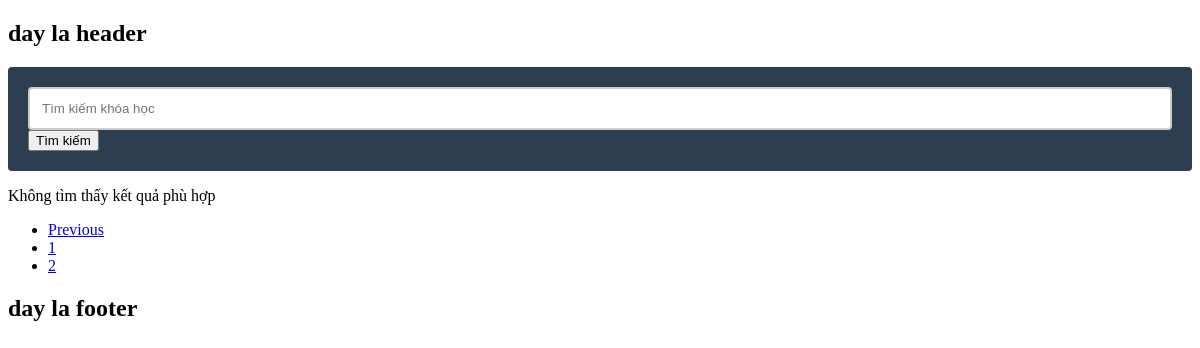
The page /courses_management.php?page=6 on the database as committed earlier.
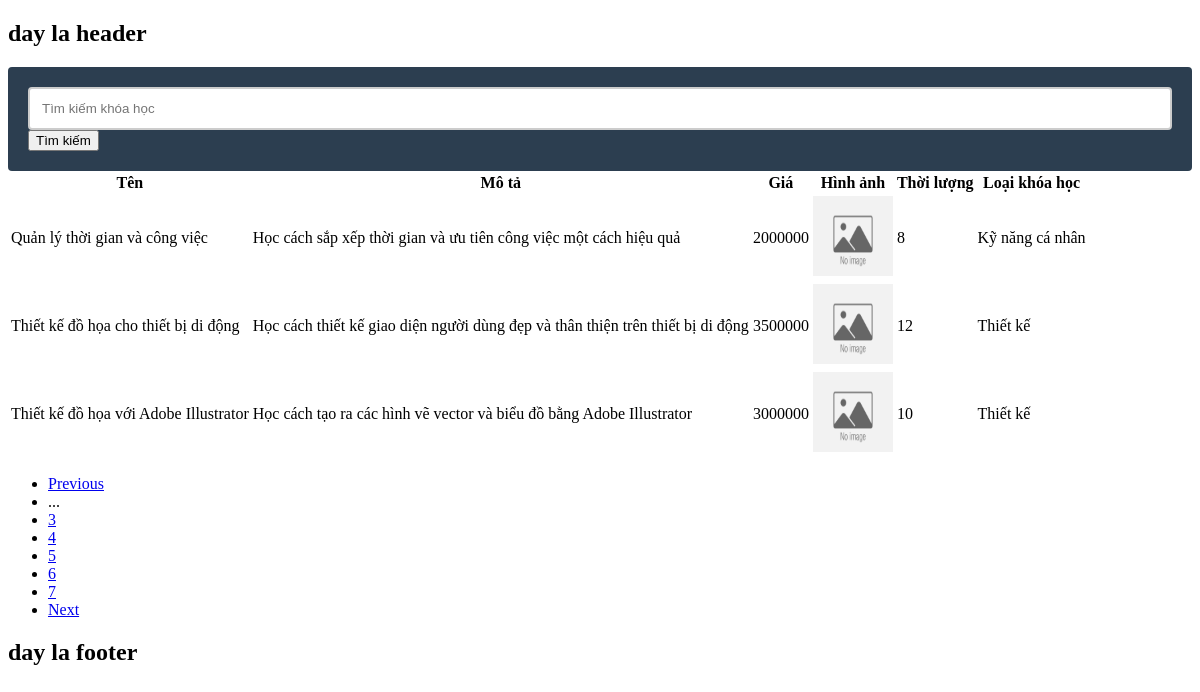
The same page on the database as committed later.
### tables this page shows
CREATE TABLE `courses` (
  `id` int NOT NULL,
  `name` varchar(255) NOT NULL,
  `description` text NOT NULL,
  `price` float NOT NULL,
  `image` varchar(255) NOT NULL,
  `video` varchar(255) NOT NULL,
  `duration` int NOT NULL,
  `category_id` int DEFAULT NULL,
  `deleted` tinyint(1) NOT NULL DEFAULT '0'
);

CREATE TABLE `categories` (
  `id` int NOT NULL,
  `name` varchar(255) NOT NULL
);

### inc/init.php (called while the page is built, shortened)
<?php
spl_autoload_register(
    function ($className) {
        $fileName = strtolower($className) . ".php";
        $dirRoot = dirname(__DIR__);
    }
);

### classes/course.php (called while the page is built, shortened)
<?php
class Course
{
    public static function getPaging($conn, $limit, $offset)
    {
        try {
            $sql = "select c.id, c.name, c.description, c.price, c.image, c.video, c.duration,
            categories.name as category_name, c.deleted
            from courses c
            join categories on c.category_id = categories.id
            where c.deleted = false
            order by c.name asc
            limit :limit
            offset :offset";
            $stmt = $conn->prepare($sql);
            $stmt->bindValue(':limit', $limit, PDO::PARAM_INT);
            $stmt->bindValue(':offset', $offset, PDO::PARAM_INT);
            $stmt->setFetchMode(PDO::FETCH_CLASS, 'Course');
            $stmt->execute();
            if ($stmt->execute()) {
                $books = $stmt->fetchAll(PDO::FETCH_ASSOC);
                return $books;
            }
        } catch (PDOException $e) {
            echo $e->getMessage();
            return null;
        }
    }
    public static function count($conn)
    {
        try {
            $sql = "select count(id) from courses where deleted = false";
            return $conn->query($sql)->fetchColumn();
        } catch (PDOException $e) {
            echo $e->getMessage();
            return -1;
        }
    }
}

### courses_management.php (the view, shortened to what the changed rows need)
<?
require "inc/init.php";
$conn = require 'inc/db.php';
$total = $_SESSION['role_id'] == 1 ? Course::countAll($conn) : Course::count($conn);
$limit = 3;
$currentpage = $_GET['page'] ?? 1;
$config = [
    'total' => $total,
    'limit' => $limit,
    'full' => false,
];
if ($_SERVER['REQUEST_METHOD'] == 'GET' && isset($_GET['search'])) {
    $search = $_GET['search'];
    $courses = Course::searchCoursePaging($conn, $search,$limit,($currentpage - 1) * $limit);
} else {
    $courses = $_SESSION['role_id'] == 1 ?
    Course::getPagingAll($conn, $limit, ($currentpage - 1) * $limit) :
    Course::getPaging($conn, $limit, ($currentpage - 1) * $limit);
}
?>
<!DOCTYPE html>
<html lang="vi">
<head>
</head>
<body>
    <form action="" method="get">
        <input type="text" name="search" id="search" placeholder="Tìm kiếm khóa học">
        <button type="submit">Tìm kiếm</button>
    </form>
    <?php if (!empty($courses)) : ?>
        <table>
            <thead>
                <tr>
                    <th>Tên</th>
                    <th>Mô tả</th>
                    <th>Giá</th>
                    <th>Hình ảnh</th>
                    <th>Thời lượng</th>
                    <th>Loại khóa học</th>
                </tr>
            </thead>
            <tbody>
                <?php foreach ($courses as $course) : ?>
                    <tr>
                        <td><?php echo $course['name']; ?></td>
                        <td><?php echo $course['description']; ?></td>
                        <td><?php echo $course['price']; ?></td>
                        <td>
                            <? if ($course['image'] && file_exists("uploads/" . $course['image'])) : ?>
                                <img src="uploads/<? echo $course['image'] ?>" width="80" height="80">
                            <? else : ?>
                                <img src="images/noimage.png" width="80" height="80">
                            <? endif; ?>
                        </td>
                        <td><?php echo $course['duration']; ?></td>
                        <td><?php echo $course['category_name']; ?></td>
                    </tr>
                <? endforeach; ?>
            </tbody>
        </table>
    <?php else : ?>
        <p>Không tìm thấy kết quả phù hợp</p>
    <?php endif; ?>
    <div class='content'>
    <?php
        $page = new Pagination($config);
        echo $page->getPagination();
    ?>
</div>
</body>
</html>

### classes/pagination.php (shortened to what the changed rows need)
<?php
class Pagination
{
    private $config = [
        'total' => 0,
        'limit' => 0,
        'full' => true,
        'querystring' => 'page',
        'search' => ''
    ];
    public function __construct($config = [])
    {
        $condition1 = isset($config['limit']) && $config['limit'] < 0;
        $condition2 = isset($config['total']) && $config['total'] < 0;
        if (!isset($config['querystring'])) {
            $config['querystring'] = 'page';
        }
        if (isset($_GET['search'])) {
            $config['search'] = $_GET['search'];
        }
        else $config['search'] = '';
        $this->config = $config;
    }
    private function addSearchToUrl() {
        return '';
    }
    private function gettotalPage()
    {
        $total = $this->config['total'];
        $limit = $this->config['limit'];
        return ceil($total / $limit);
    }
    private function getCurrentPage()
    {
        if (
            isset($_GET[$this->config['querystring']]) &&
            (int)$_GET[$this->config['querystring']] >= 1
        ) {
            $t = (int)$_GET[$this->config['querystring']];
            if ($t > $this->gettotalPage()) {
                return (int)$this->gettotalPage();
            }
            else {
                return $t;
            }
        }
        else {
            return 1;
        }
    }
    private function getPrePage() {
        return "<li class='item'><a class='text' href='" .
                $_SERVER['PHP_SELF'] . '?' .
                $this->config['querystring'] . '=' .
                ($this->getCurrentPage() - 1) .
                $this->addSearchToUrl() .
                "'>Previous</a></li>";
    }
    private function getNextPage() {
        if ($this->getCurrentPage() >= $this->gettotalPage()) {
            return;
        }
        return "<li class='item'><a class='text' href='" .
                $_SERVER['PHP_SELF'] . '?' .
                $this->config['querystring'] . '=' .
                ($this->getCurrentPage() + 1) .
                $this->addSearchToUrl() .
                "'>Next</a></li>";
    }
    public function getPagination() {
        $data = '';
        if (isset($this->config['full']) && $this->config['full'] === false) {
            $data .= ($this->getCurrentPage() - 3) > 1 ?
                    '<li class="item">...</li>' : '';
            $current = ($this->getCurrentPage() - 3) > 0 ?
                        ($this->getCurrentPage()-3) : 1;
            $total = (($this->getCurrentPage() + 3) > $this->gettotalPage() ?
                    $this->gettotalPage() : ($this->getCurrentPage() + 3));
            for ($i = $current; $i <= $total; $i++) {
                if ($i === $this->getCurrentPage()) {
                    $data .= '<li class="item"><a href="#" class="text">' .
                            $i . '</a></li>';
                }
                else {
                    $data .= '<li class="item"><a class="text" href="' .
                    $_SERVER['PHP_SELF'] . "?" .
                    $this->config['querystring'] . '=' .
                    $i .
                    $this->addSearchToUrl() .
                    '">' . $i . '</a></li>';
                }
            }
            $data .= ($this->getCurrentPage() + 3) < $this->gettotalPage() ?
                    '<li class="item">...</li>' : '';
        }
        return '<ul class="main-nav">' . $this->getPrePage() .
                $data . $this->getNextPage() . '</ul>';
    }
}
?>

Rows that differ between the two databases and show on the page:
added courses: name "Quản lý thời gian và công việc", description "Học cách sắp xếp thời gian và ưu tiên công việc một cách hiệu quả", price "2000000", duration "8", category.name "Kỹ năng cá nhân"
added courses: name "Thiết kế đồ họa cho thiết bị di động", description "Học cách thiết kế giao diện người dùng đẹp và thân thiện trên thiết bị di động", price "3500000", duration "12", category.name "Thiết kế"
now on this page (row edited): courses: name "Thiết kế đồ họa với Adobe Illustrator", description "Học cách tạo ra các hình vẽ vector và biểu đồ bằng Adobe Illustrator", price "3000000", duration "10", category.name "Thiết kế"
Other text that changed with them:
text no longer shown: "Không tìm thấy kết quả phù hợp"
text now shown: "Tên Mô tả Giá Hình ảnh Thời lượng Loại khóa học ... Next"
list line gone: "2"
new list line: "4"
new list line: "5"
new list line: "6"
new list line: "7"
